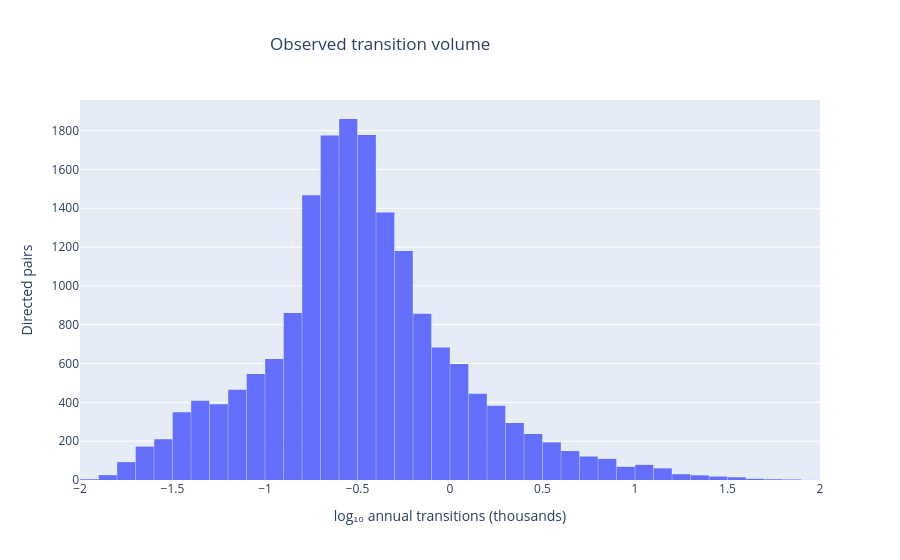

This figure's notebook cell:
### Code cell
# Transitions Distribution Plot
log_volume = np.log10(observed_trans_df) # log transitions so they don't collapse to the first bin

fig = px.histogram(
    x=log_volume,
    nbins=50,
    labels={"x": "log₁₀ annual transitions (thousands)"},
    title="Observed transition volume",
)
fig.update_layout(yaxis_title="Directed pairs", title_x=0.3, bargap=0.02)
fig.show()

### Figure 1 — Plotly figure (JSON) as saved in the notebook; plotly's stock layout.template omitted (floating-point values rounded to 4 significant figures; data arrays with more than 128 entries replaced by an {"elided": "..."} marker saying what was removed)
{"data": [{"bingroup": "x", "hovertemplate": "log₁₀ annual transitions (thousands)=%{x}<br>count=%{y}<extra></extra>", "legendgroup": "", "marker": {"color": "#636efa", "pattern": {"shape": ""}}, "name": "", "nbinsx": 50, "orientation": "v", "showlegend": false, "type": "histogram", "x": {"elided": "17956 float values"}, "xaxis": "x", "yaxis": "y"}], "layout": {"bargap": 0.02, "barmode": "relative", "legend": {"tracegroupgap": 0}, "title": {"text": "Observed transition volume", "x": 0.3}, "xaxis": {"anchor": "y", "domain": [0, 1], "title": {"text": "log₁₀ annual transitions (thousands)"}}, "yaxis": {"anchor": "x", "domain": [0, 1], "title": {"text": "Directed pairs"}}}}
